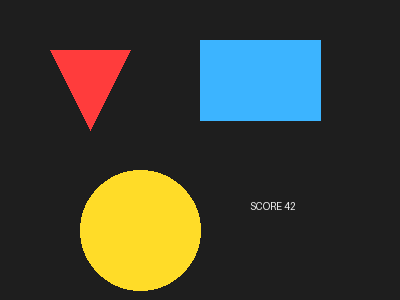
#> input picture test-image.png, 400 x 300 px; its folder holds only this picture in this run
$ python imgread.py test-image.png
#> lines starting #> are read from the running program, lines starting #| are printed output that depends on the picture; after the words box and inside, x2 and y2 are one past the last pixel; in counts of white or black regions, pixels touching at a corner belong together
# -*- coding: utf-8 -*-
"""imgread v2 —— 本地识图全家桶（零配置一条命令；纯 CPU 经典技术：OpenCV + RapidOCR）

用法:
  imgread <图片路径> [模式]
模式:
  auto(默认)  智能全套：类型判定 → 结构+形状+OCR 自适应组合 + 一句话结论
  ocr         只文字（按行合并，带坐标）
  shapes      只形状（圆/三角/正方/矩形/多边形，坐标+颜色+填充率）
  scan        只色块结构（主色/暗色占比/对称性/内容区域）
  sample x y w h   区域采样（0..1 小数或像素）
  批量: 多个路径一次丢进来也行

设计原则（小模型友好）:
  - 一次调用出全部结论，不用再来回追问
  - 永不抛栈：任何内部错误都降级成提示行
  - 输出全中文、坐标明确、长度有界（防撑爆上下文）
"""
import sys, os, glob

def analyze(path, mode, extra):
#> called with path = 'test-image.png', mode = 'auto'
    from PIL import Image
    import numpy as np
    out = []
    try:
        img = Image.open(path).convert("RGB")
#> img is the input picture: PIL image 400x300 RGB; mean R, G, B 60.4, 61.5, 50.3
    except Exception as e:
        return [f"无法打开 {path}: {e}"]
    W, H = img.size
#> W = 400; H = 300
    kb = os.path.getsize(path) // 1024
    out.append(f"■ {os.path.basename(path)} | {W}x{H} | {kb}KB | 模式={mode}")
    a = np.asarray(img)

    # ---------- 结构 ----------
    def scan():
        small = np.asarray(img.resize((32, 18))).astype(int)
        flat = small.reshape(-1, 3)
#> flat = 576 rows, first 8: [30, 30, 30], [30, 30, 30], [30, 30, 30], [30, 30, 30], [30, 30, 30], [30, 30, 30], [30, 30, 30], [30, 30, 30]
        dark = (flat.sum(1) < 90).mean()
#> dark = 0.156
        q = (small // 32) * 32
        colors, counts = np.unique(q.reshape(-1, 3), axis=0, return_counts=True)
#> colors = 27 rows, first 8: [0, 0, 0], [0, 32, 32], [32, 0, 0], [32, 32, 0], [32, 32, 32], [32, 32, 64], [32, 64, 64], [32, 64, 96]; counts = 27 values, max 399 at index 0, min 1 at index 5, mean 21.33
        order = counts.argsort()[::-1][:5]
#> order = [0, 11, 25, 4, 26]
        total = counts.sum()
#> total = 576
        parts = [f"#{'%02x%02x%02x' % tuple(colors[i])} {counts[i]*100//total}%" for i in order]
#> parts = ['#000000 69%', '#20a0e0 6%', '#e0c020 5%', '#202020 3%', '#e0e020 2%']
        sym = (abs(small - small[:, ::-1]).mean() < 24)
#> sym = False
        bg = colors[order[0]]
#> bg = [0, 0, 0]
        mask = (np.abs(q - bg).sum(2) > 96)
        ys, xs = np.where(mask)
#> ys = 145 values from 2 to 17; xs = 145 values, max 25 at index 9, min 4 at index 10, mean 14.17
        out.append(f"[结构] 暗色 {dark*100:.0f}% | 左右对称 {'是' if sym else '否'} | 主色: " + " ".join(parts))
        if len(xs) > 4:
            gx = (xs / 32 * W).astype(int); gy = (ys / 18 * H).astype(int)
#> after `gx = (xs / 32 * W).astype(int)`: gx = 145 values, max 312 at index 9, min 50 at index 10, mean 176.9
#> after `gy = (ys / 18 * H).astype(int)`: gy = 145 values from 33 to 283
            out.append(f"[结构] 内容区 约x{gx.min()}-{gx.max()} y{gy.min()}-{gy.max()} (占{mask.mean()*100:.0f}%)")

    # ---------- 形状（经典 CV：按颜色分割连通域，游戏网格友好） ----------
    def shapes():
        import cv2
        q = (a.astype(int) // 32) * 32
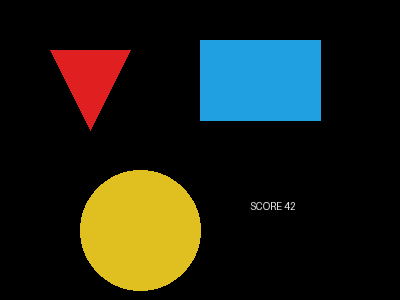
#> q: shape (300, 400, 3) int64; mean R, G, B 30.4, 32.6, 22.5
        flat = q.reshape(-1, 3)
        colors, counts = np.unique(flat, axis=0, return_counts=True)
#> colors = [[0, 0, 0], [32, 32, 32], [32, 160, 224], [64, 64, 64], [96, 96, 96], [128, 128, 128], [160, 160, 160], [192, 192, 192], [224, 32, 32], [224, 192, 32], [224, 224, 224]]; counts = [95218, 39, 9801, 27, 19, 8, 49, 34, 3281, 11497, 27]
        order = counts.argsort()[::-1]
#> order = [0, 9, 2, 8, 6, 1, 7, 10, 3, 4, 5]
        bg = colors[order[0]]
#> bg = [0, 0, 0]
        found = []
        min_area = max(150, W * H // 3000)
#> min_area = 150
        for ci in order[:14]:
            col = colors[ci]
            if counts[ci] * 9 < min_area:   # 占比太小的色块跳过
                continue
            if abs(col - bg).sum() < 60:    # 接近背景色跳过
                continue
            mask = np.all(q == col, axis=2).astype(np.uint8) * 255
            mask = cv2.morphologyEx(mask, cv2.MORPH_CLOSE, np.ones((3, 3), np.uint8))
            cnts, _ = cv2.findContours(mask, cv2.RETR_EXTERNAL, cv2.CHAIN_APPROX_SIMPLE)
            for c in cnts:
                area = cv2.contourArea(c)
                if area < min_area:
                    continue
                x, y, w, h = cv2.boundingRect(c)
                if w < 8 or h < 8:
                    continue
                peri = cv2.arcLength(c, True)
                n = len(cv2.approxPolyDP(c, 0.04 * peri, True))
                (_, _), r = cv2.minEnclosingCircle(c)
                circ = area / (3.14159 * r * r) if r > 0 else 0
                fill = area / (w * h)
                if circ > 0.82 and n >= 6: sh = "圆形"
                elif n == 3: sh = "三角形"
                elif n == 4:
                    ar = w / float(h)
                    sh = "正方形" if 0.85 <= ar <= 1.18 else ("横矩形" if ar > 1.18 else "竖矩形")
                elif n == 5: sh = "五边形"
                else: sh = "多边形" if n <= 8 else "不规则形"
                found.append((area, f"  {sh} x{x} y{y} {w}x{h} 填充{fill*100:.0f}% #{'%02x%02x%02x' % tuple(col)}"))
#> this loop made 11 passes
#> (ci, col) on passes 2, 4, 6, 11: (9, [224, 192, 32]), (8, [224, 32, 32]), (1, [32, 32, 32]), (5, [128, 128, 128])
#> (ci, col, cnts) on passes 5, 8, 9, 10: (6, [160, 160, 160], 9 contours, all with area under 20), (10, [224, 224, 224], 2 contours, all with area under 20), (3, [64, 64, 64], 12 contours, all with area under 20), (4, [96, 96, 96], 17 contours, all with area under 20)
#> pass 2, in shapes, `mask = np.all(q == col, axis=2).astype(np.uint8) * 255`:
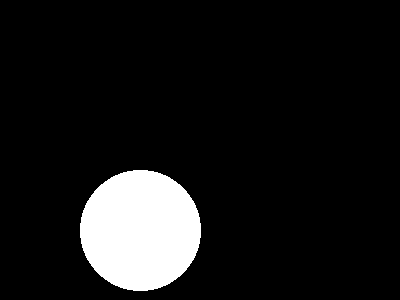
#> mask: shape (300, 400); 9.6% white; 1 white region, box (x1, y1, x2, y2) and area: (80, 170, 201, 291) 11497
#> pass 3, in shapes, `mask = np.all(q == col, axis=2).astype(np.uint8) * 255`:
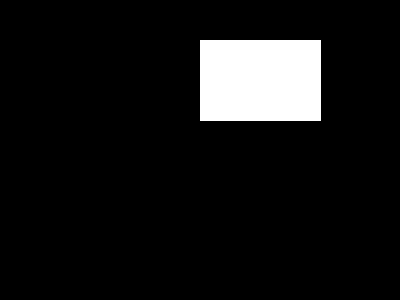
#> mask: shape (300, 400); 8.2% white; 1 white region, box (x1, y1, x2, y2) and area: (200, 40, 321, 121) 9801
#> after the loop:
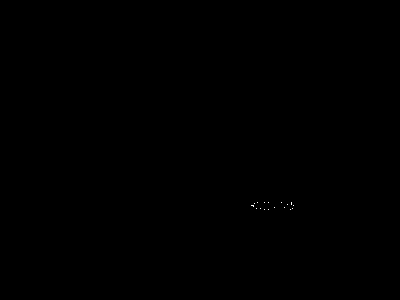
#> mask: shape (300, 400); 0.02% white in thin lines or dots, all inside (x1, y1, x2, y2) = (251, 202, 294, 210)
#> after the loop, found = [(11326, '  圆形 x80 y170 121x121 填充77% #e0c020'), (9600, '  横矩形 x200 y40 121x81 填充98% #20a0e0'), (3160, '  三角形 x50 y50 81x81 填充48% #e02020')]
        found.sort(reverse=True)
        out.append(f"[形状] 检出 {len(found)} 个图形（按颜色分割）")
        out.extend(s for _, s in found[:20])

    # ---------- OCR（按行合并） ----------
    def ocr():
        try:
            from rapidocr_onnxruntime import RapidOCR
            big = max(W, H)
#> big = 400
            target = img if big <= 2000 else img.resize((int(W * 2000 / big), int(H * 2000 / big)))
            tmp = target.save(os.environ.get("TEMP", ".").replace("\\", "/") + "/_imgread_tmp.png")
            path2 = os.environ.get("TEMP", ".") + "/_imgread_tmp.png"
            res, _ = RapidOCR()(path2)
            if not res:
                out.append("[文字] 未检测到文字")
                return 0
            scale = W / target.size[0]
            lines = []
            for box, text, conf in res:
                if conf < 0.5: continue
                x, y = int(box[0][0] * scale), int(box[0][1] * scale)
                lines.append((y, x, text, conf))
            lines.sort()
            # y 相近合并成行
            merged = []
            for y, x, t, c in lines:
                if merged and abs(merged[-1][0] - y) < 14:
                    merged[-1][1] += "  |  " + t
                else:
                    merged.append([y, t])
            out.append(f"[文字] {len(merged)} 行")
            for y, t in merged[:30]:
                out.append(f"  y{y}: {t}")
            return len(merged)
        except Exception as e:
            out.append(f"[文字] OCR 降级失败: {e}")
            return 0

    # ---------- 类型判定 + 自适应 ----------
    n_text = 0
    if mode == "auto":
        scan(); shapes(); n_text = ocr()
        # 一句话结论（确定性规则，不猜语义）
        gray_std = float(a.std())
        hints = []
        if n_text >= 5: hints.append("文字为主的界面/文档，重点看[文字]区")
        elif n_text > 0: hints.append(f"含 {n_text} 行文字的界面/游戏画面")
        else: hints.append("无文字的图形/照片，重点看[形状]和[结构]")
        out.append(f"[结论] {hints[0]} | 画面复杂度(灰度σ)={gray_std:.0f}")
    elif mode == "scan": scan()
    elif mode == "shapes": shapes()
    elif mode == "ocr": ocr()
    elif mode == "sample":
        if len(extra) < 4:
            out.append("sample 需要 x y w h")
        else:
            x, y, w, h = (float(v) for v in extra[:4])
            if x <= 1 and y <= 1 and w <= 1 and h <= 1:
                x, y, w, h = x * W, y * H, w * W, h * H
            x, y = max(0, int(x)), max(0, int(y))
            w, h = min(W - x, int(w)), min(H - y, int(h))
            crop = np.asarray(img.crop((x, y, x + w, y + h))).reshape(-1, 3)
            out.append(f"[采样] x{x} y{y} {w}x{h}: 均值#{'%02x%02x%02x' % tuple(crop.mean(0).astype(int))} "
                       f"中位#{'%02x%02x%02x' % tuple(np.median(crop,0).astype(int))} 色彩数~{len(np.unique(crop//32, axis=0))}")
    return out

def main():
    args = sys.argv[1:]
    if not args:
        print(__doc__); return 1
    paths, mode, extra = [], "auto", []
    if args and args[-1] in ("auto", "ocr", "shapes", "scan"):
        mode = args[-1]; args = args[:-1]
    elif "sample" in args:
        i = args.index("sample")
        mode = "sample"
        extra = args[i + 1:i + 5]           # x y w h
        args = args[:i] + args[i + 5:]
    for a in args:
        if os.path.isdir(a):
            paths.extend(glob.glob(os.path.join(a, "*.png")) + glob.glob(os.path.join(a, "*.jpg")))
        elif a.startswith("-"):
            continue
        else:
            paths.append(a)
    rc = 0
    for p in paths:
        try:
            print("\n".join(analyze(p, mode, extra)))
#> (the call stopped at in ocr, `res, _ = RapidOCR()(path2)`: rapidocr_onnxruntime is not available in this run)
        except Exception as e:
            print(f"■ {p} 分析失败(降级): {e}")
            rc = 1
    return rc

if __name__ == "__main__":
    sys.exit(main())
#> (the program exits here)
